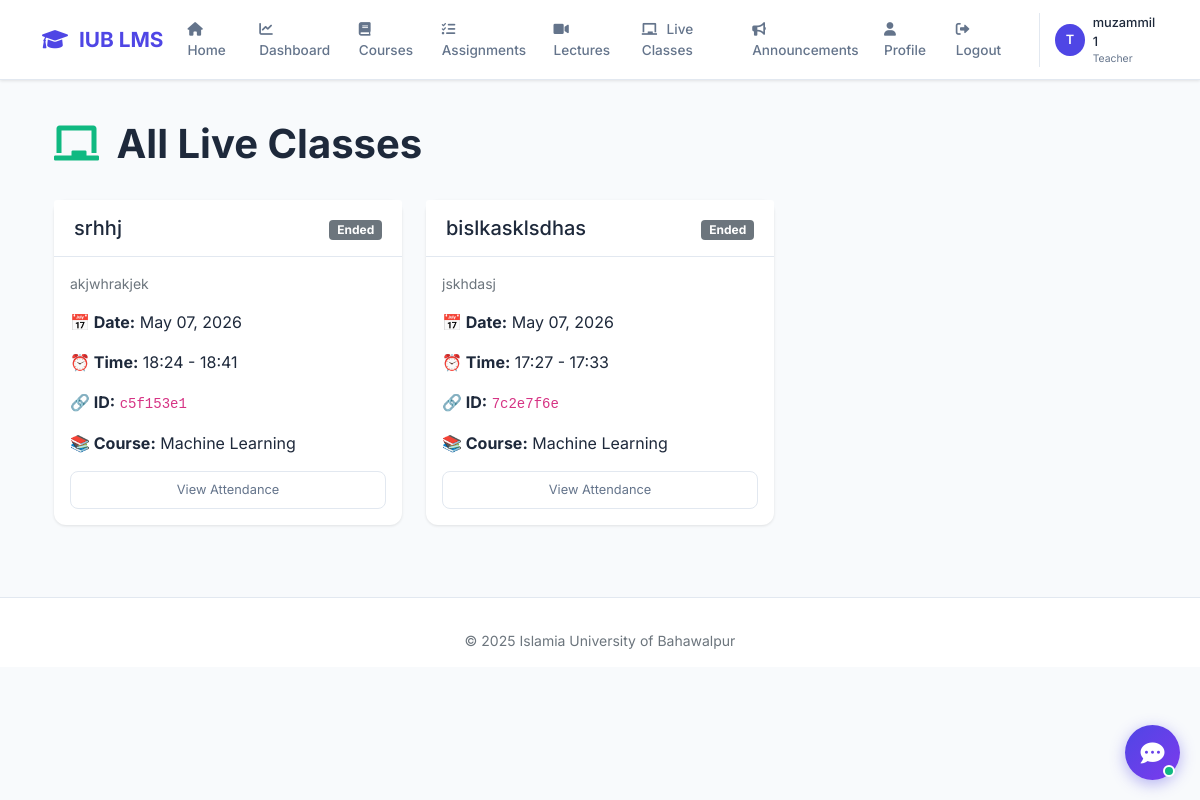
The app's page /live-classes/ (signed in) with its own data.
### accounts/models.py (models this page shows, shortened)
class CustomUser(AbstractUser):
    ROLE_CHOICES = (
        ('admin', 'Admin'),
        ('teacher', 'Teacher'),
        ('student', 'Student'),
    )
    role = models.CharField(max_length=10, choices=ROLE_CHOICES, default='student')
    phone = models.CharField(max_length=15, blank=True)
    profile_pic = models.ImageField(upload_to='profile_pics/', blank=True, null=True)
    bio = models.TextField(max_length=500, blank=True)

### courses/models.py (models this page shows, shortened)
class LiveClass(models.Model):
    STATUS_CHOICES = (
        ('scheduled', 'Scheduled'),
        ('ongoing', 'Ongoing'),
        ('completed', 'Completed'),
    )
    course = models.ForeignKey(Course, on_delete=models.CASCADE, related_name='live_classes')
    title = models.CharField(max_length=200)
    description = models.TextField(blank=True)
    start_time = models.DateTimeField()
    end_time = models.DateTimeField()
    meeting_link = models.CharField(max_length=100, unique=True, blank=True)
    status = models.CharField(max_length=20, choices=STATUS_CHOICES, default='scheduled')
    created_by = models.ForeignKey(settings.AUTH_USER_MODEL, on_delete=models.CASCADE)
    created_at = models.DateTimeField(auto_now_add=True)
    class Meta:
        ordering = ['-start_time']
    def save(self, *args, **kwargs):
        if not self.meeting_link:
            import uuid
            self.meeting_link = str(uuid.uuid4())[:8]
        super().save(*args, **kwargs)

class Course(models.Model):
    course_id = models.CharField(max_length=20, unique=True)
    course_code = models.CharField(max_length=10)
    title = models.CharField(max_length=200)
    description = models.TextField()
    teacher = models.ForeignKey(settings.AUTH_USER_MODEL, on_delete=models.SET_NULL, null=True, limit_choices_to={'role': 'teacher'})
    students = models.ManyToManyField(settings.AUTH_USER_MODEL, related_name='enrolled_courses', blank=True, limit_choices_to={'role': 'student'})
    created_at = models.DateTimeField(auto_now_add=True)
    updated_at = models.DateTimeField(auto_now=True)
    is_active = models.BooleanField(default=True)

### core/views.py (the view)
# urls.py: path('live-classes/', views.live_class_list_all, name='live_class_list_all'),
@login_required
def live_class_list_all(request):
    if request.user.role == 'student':
        enrolled_courses = request.user.enrolled_courses.all()
        live_classes = LiveClass.objects.filter(course__in=enrolled_courses)
    elif request.user.role == 'teacher':
        courses = Course.objects.filter(teacher=request.user)
        live_classes = LiveClass.objects.filter(course__in=courses)
    else:
        live_classes = LiveClass.objects.all()
    now = timezone.now()
    for lc in live_classes:
        if now > lc.end_time:
            lc.status = 'completed'
        elif lc.start_time <= now <= lc.end_time:
            lc.status = 'ongoing'
        else:
            lc.status = 'scheduled'
        lc.save()
    context = {
        'live_classes': live_classes,
        'now': now,
    }
    return render(request, 'courses/live_class_list_all.html', context)

### templates/courses/live_class_list_all.html
{% extends 'base.html' %}
{% load static %}
{% block content %}
<div class="container py-4">
    <div class="d-flex justify-content-between align-items-center mb-4">
        <h1 class="fw-bold"><i class="fas fa-chalkboard me-2" style="color: #10b981;"></i> All Live Classes</h1>
    </div>
    <div class="row g-4">
        {% for live_class in live_classes %}
        <div class="col-md-4">
            <div class="card h-100">
                <div class="card-header d-flex justify-content-between align-items-center">
                    <h5 class="mb-0">{{ live_class.title }}</h5>
                    <div>
                        {% if live_class.status == 'ongoing' %}
                            <span class="badge bg-success">Live Now</span>
                        {% elif live_class.status == 'scheduled' %}
                            <span class="badge bg-warning">Scheduled</span>
                        {% else %}
                            <span class="badge bg-secondary">Ended</span>
                        {% endif %}
                    </div>
                </div>
                <div class="card-body">
                    <p class="small text-muted">{{ live_class.description|truncatewords:20 }}</p>
                    <p><strong>📅 Date:</strong> {{ live_class.start_time|date:"M d, Y" }}</p>
                    <p><strong>⏰ Time:</strong> {{ live_class.start_time|date:"H:i" }} - {{ live_class.end_time|date:"H:i" }}</p>
                    <p><strong>🔗 ID:</strong> <code>{{ live_class.meeting_link }}</code></p>
                    <p><strong>📚 Course:</strong> {{ live_class.course.title }}</p>
                    {% if live_class.status == 'ongoing' %}
                        {% if now > live_class.end_time %}
                            <button class="btn btn-secondary w-100" disabled>Class Ended</button>
                        {% else %}
                            <a href="{% url 'live_class_room' live_class.meeting_link %}" class="btn btn-success w-100">Join Now</a>
                        {% endif %}
                    {% elif live_class.status == 'scheduled' %}
                        <button class="btn btn-secondary w-100" disabled>Starts at {{ live_class.start_time|date:"H:i" }}</button>
                    {% else %}
                        {% if user.role == 'teacher' or user.role == 'admin' %}
                        <a href="{% url 'live_class_attendance_detail' live_class.course.id live_class.id %}" class="btn btn-outline w-100">View Attendance</a>
                        {% else %}
                        <button class="btn btn-secondary w-100" disabled>Class Ended</button>
                        {% endif %}
                    {% endif %}
                </div>
            </div>
        </div>
        {% empty %}
        <div class="col-12"><div class="alert alert-info text-center">No live classes available</div></div>
        {% endfor %}
    </div>
</div>
{% endblock %}

### templates/base.html (shortened to what this page needs)
<!DOCTYPE html>
<html lang="en">
<head>
    <link href="https://cdn.jsdelivr.net/npm/bootstrap@5.1.3/dist/css/bootstrap.min.css" rel="stylesheet">
    <link rel="stylesheet" href="https://cdnjs.cloudflare.com/ajax/libs/font-awesome/6.0.0/css/all.min.css">
</head>
<body>
    {% if user.is_authenticated %}
    <nav class="navbar navbar-expand-lg">
        <div class="container">
            <a class="navbar-brand" href="{% url 'dashboard' %}">
                <i class="fas fa-graduation-cap"></i> IUB LMS
            </a>
            <div class="collapse navbar-collapse" id="navbarNav">
                <ul class="navbar-nav ms-auto">
                    <li class="nav-item"><a class="nav-link" href="{% url 'home' %}"><i class="fas fa-home"></i> Home</a></li>
                    <li class="nav-item"><a class="nav-link" href="{% url 'dashboard' %}"><i class="fas fa-chart-line"></i> Dashboard</a></li>
                    <li class="nav-item"><a class="nav-link" href="{% url 'course_list' %}"><i class="fas fa-book"></i> Courses</a></li>
                    <li class="nav-item"><a class="nav-link" href="{% url 'assignment_list' %}"><i class="fas fa-tasks"></i> Assignments</a></li>
                    <li class="nav-item"><a class="nav-link" href="{% url 'lecture_list_all' %}"><i class="fas fa-video"></i> Lectures</a></li>
                    <li class="nav-item"><a class="nav-link" href="{% url 'live_class_list_all' %}"><i class="fas fa-chalkboard"></i> Live Classes</a></li>
                    <li class="nav-item"><a class="nav-link" href="{% url 'announcements' %}"><i class="fas fa-bullhorn"></i> Announcements</a></li>
                    <li class="nav-item"><a class="nav-link" href="{% url 'profile' %}"><i class="fas fa-user"></i> Profile</a></li>
                    <li class="nav-item"><a class="nav-link" href="{% url 'logout' %}"><i class="fas fa-sign-out-alt"></i> Logout</a></li>
                </ul>
                <div class="user-menu">
                    <div class="user-avatar">{{ user.username|first|upper }}</div>
                    <div>
                        <div class="user-name">{{ user.get_full_name|default:user.username }}</div>
                        <div class="user-role">{{ user.get_role_display }}</div>
                    </div>
                </div>
            </div>
        </div>
    </nav>
    {% endif %}
    <main class="container fade-in mt-3">
        {% block content %}
        {% endblock %}
    </main>
    <footer class="footer">
        <div class="container text-center">
            <p class="small text-muted mb-0">&copy; 2025 Islamia University of Bahawalpur</p>
        </div>
    </footer>
</body>
</html>

### templates/base.html (style rules this page uses)
:root { --primary: #4f46e5; --bg-light: #f8fafc; --text-dark: #1e293b; --text-muted: #64748b; --border: #e2e8f0; --shadow: 0 1px 3px rgba(0,0,0,0.1); }
* { margin: 0; padding: 0; box-sizing: border-box; }
body { font-family: 'Inter', sans-serif; background: var(--bg-light); color: var(--text-dark); }
.navbar { background: white; padding: 0.7rem 0; box-shadow: var(--shadow); border-bottom: 1px solid var(--border); }
.navbar-brand { font-size: 1.3rem; font-weight: 700; color: var(--primary) !important; }
.navbar-brand i { margin-right: 6px; }
.nav-link { color: var(--text-muted); font-weight: 500; font-size: 0.85rem; padding: 0.5rem 1rem; }
.nav-link i { margin-right: 6px; }
.user-menu { display: flex; align-items: center; gap: 8px; margin-left: 15px; padding-left: 15px; border-left: 1px solid var(--border); }
.user-avatar { width: 32px; height: 32px; background: var(--primary); border-radius: 50%; display: flex; align-items: center; justify-content: center; color: white; font-weight: 600; font-size: 0.8rem; }
.user-name { font-size: 0.8rem; font-weight: 500; color: var(--text-dark); }
.user-role { font-size: 0.65rem; color: var(--text-muted); }
.card { border: none; border-radius: 12px; box-shadow: var(--shadow); background: white; }
.card-header { background: white; border-bottom: 1px solid var(--border); padding: 1rem 1.25rem; font-weight: 600; }
.btn-outline { background: transparent; border: 1px solid var(--border); color: var(--text-muted); border-radius: 8px; padding: 0.5rem 1rem; font-size: 0.8rem; }
.footer { background: white; border-top: 1px solid var(--border); padding: 2rem 0 1rem; margin-top: 3rem; }
.fade-in { animation: fadeIn 0.3s ease-out; }

### records on screen
CustomUser: username|first "T", get_full_name "muzammil 1", role "Teacher"
LiveClass: title "srhhj", status "Ended", description "akjwhrakjek", start_time "May 07, 2026", start_time "18:24", end_time "18:41", meeting_link "c5f153e1", course "Machine Learning"
LiveClass: title "bislkasklsdhas", status "Ended", description "jskhdasj", start_time "May 07, 2026", start_time "17:27", end_time "17:33", meeting_link "7c2e7f6e", course "Machine Learning"
